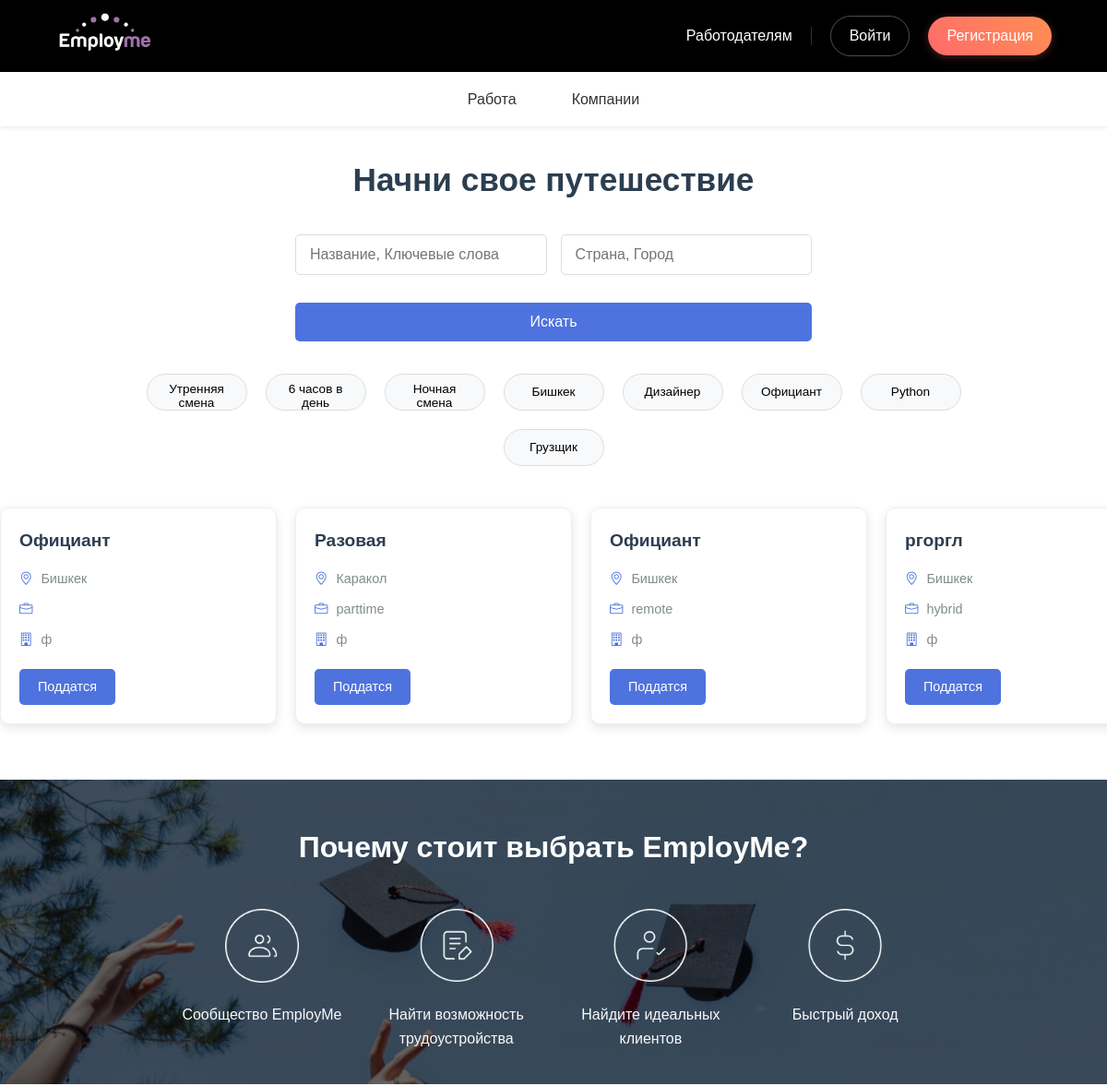
Before: / (upper part) with the older database file.
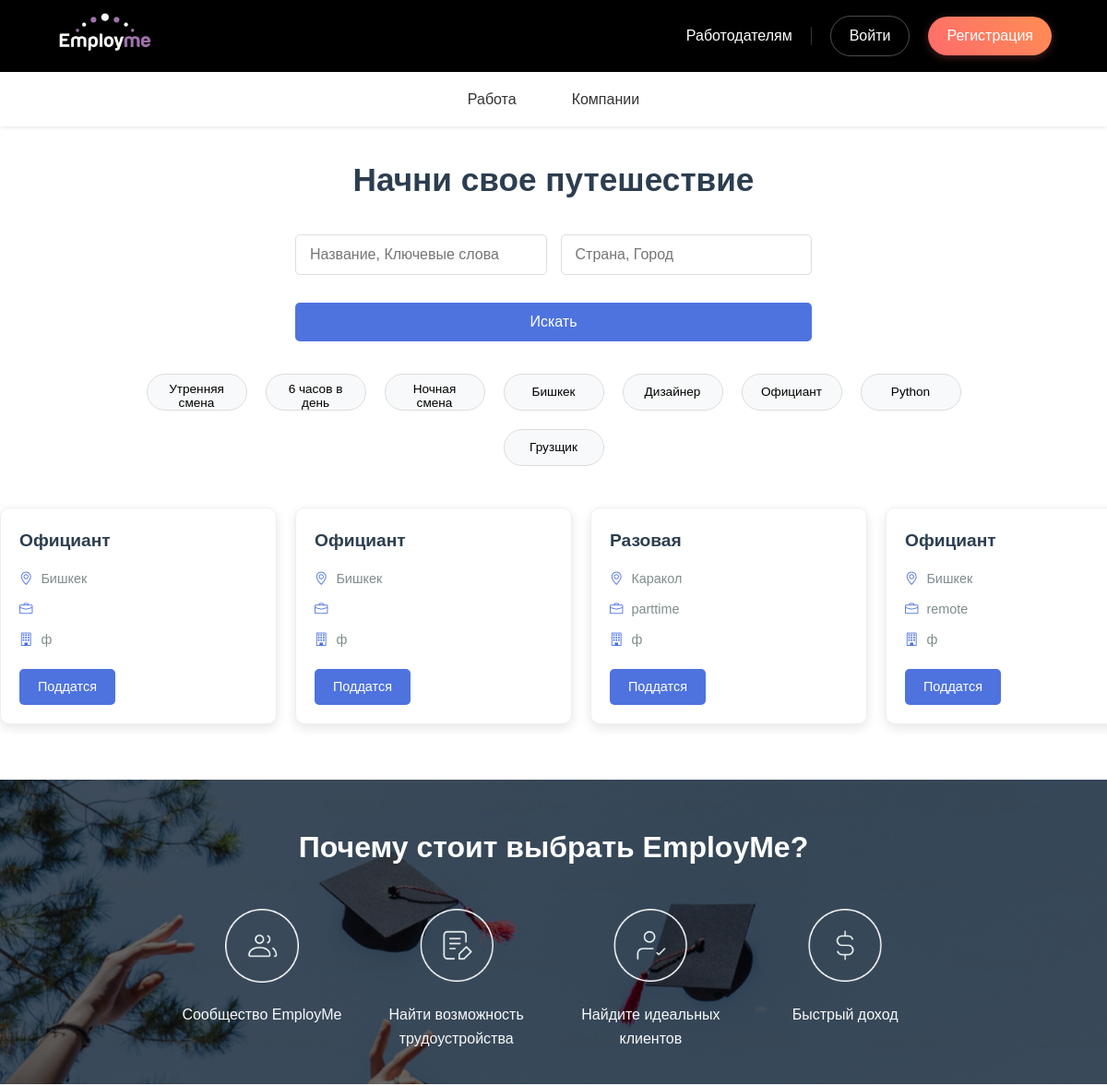
After: the same page with the newer database file.
### app.py (models this page shows, shortened)
class JobOffer(db.Model):
    __tablename__ = 'job_offers'
    id = db.Column(db.Integer, primary_key=True)
    job_title = db.Column(db.String(100), nullable=False)
    location = db.Column(db.String(100), nullable=False)
    category = db.Column(db.String(100), nullable=False)
    job_type = db.Column(db.String(50), nullable=False)
    describe_position = db.Column(db.Text)
    unique_journey = db.Column(db.Text)
    employee_expectations = db.Column(db.Text)
    employee_contribution = db.Column(db.Text)
    team_description = db.Column(db.Text)
    interview_process = db.Column(db.Text)
    salary_range = db.Column(db.String(100))
    benefits = db.Column(db.Text)
    payment_frequency = db.Column(db.String(50))
    user_id = db.Column(db.Integer, db.ForeignKey('users.id'))  # внешний ключ
    user = db.relationship('User', back_populates='posted_jobs')  # это и есть нужное свойство
    company_id = db.Column(db.Integer, db.ForeignKey('companies.id'), nullable=False)
    company = db.relationship('Company', back_populates='job_offers')
    author = db.relationship('User', back_populates='job_offers')  # Changed from 'posted_jobs'
    applications = db.relationship('Application', back_populates='job_offer', lazy=True)

class Company(db.Model):
    __tablename__ = 'companies'
    id = db.Column(db.Integer, primary_key=True)
    name = db.Column(db.String(100), nullable=False)
    website = db.Column(db.String(200))
    about = db.Column(db.Text)
    photo = db.Column(db.String(200))
    size = db.Column(db.Integer)
    contact_info = db.Column(db.Text, nullable=False)
    document = db.Column(db.String(200))
    created_at = db.Column(db.DateTime, default=datetime.utcnow)
    username = db.Column(db.String(80), unique=True, nullable=False)
    password = db.Column(db.String(256), nullable=False)
    job_offers = db.relationship('JobOffer', back_populates='company', lazy=True)
    employees = db.relationship('CompanyEmployee', back_populates='company', lazy=True)

### app.py (the view)
@app.route('/')
def home():
    conn = get_db_connection()
    cursor = conn.cursor()
    cursor.execute("""
        SELECT job_offers.*, companies.name as company_name
        FROM job_offers
        JOIN companies ON job_offers.company_id = companies.id
        ORDER BY job_offers.id DESC
        LIMIT 10
    """)
    jobs = cursor.fetchall()
    cursor.execute("SELECT name, website FROM companies ORDER BY created_at DESC LIMIT 10")
    partners = cursor.fetchall()
    conn.close()
    return render_template('home.html',
                           partners=partners,
                           jobs=jobs,
                           search_active=False)

### app.py (called while the page is built, shortened)
@app.before_request
def create_admin_if_needed():
    global admin_created

@app.context_processor
def inject_user():
    return dict(current_user=current_user)

def get_db_connection():
    conn = sqlite3.connect("mydatabase.db")
    conn.row_factory = sqlite3.Row
    return conn

### templates/home.html (shortened to what this page needs)
<!DOCTYPE html>
<html lang="en">
<head>
    <link rel="stylesheet" href="{{ url_for('static', filename='css/styles.css') }}">
    <link rel="stylesheet" href="https://cdn.jsdelivr.net/npm/swiper@11/swiper-bundle.min.css"/>
    <link rel="stylesheet" href="https://cdn.jsdelivr.net/npm/bootstrap-icons@1.10.0/font/bootstrap-icons.css">
</head>
<body>
    {% extends 'base.html' %}
    {% block content %}
    <h1 style="text-align: center; margin-top: 30px; font-size: 2.2rem; color: #2c3e50;">Начни свое путешествие</h1>
    <form class="search-form" action="{{ url_for('search_jobs_route') }}" method="GET">
        <div class="search-row">
            <input
                type="text"
                class="search-input"
                name="query"
                placeholder="Название, Ключевые слова"
                aria-label="Job search"
                value="{{ request.args.get('query', '') }}"
            >
            <input
                type="text"
                class="search-input"
                name="location"
                placeholder="Страна, Город"
                aria-label="Location"
                value="{{ request.args.get('location', '') }}"
            >
        </div>
        <button type="submit" class="search-button">Искать</button>
    </form>
    <form method="GET" action="{{ url_for('search_jobs_route') }}">
        <div class="filter-tags">
          {% for t in ['Утренняя смена', '6 часов в день', 'Ночная смена'] %}
            <button type="submit" name="job_type" value="{{ t }}"
                    class="filter-button {% if request.args.get('job_type') == t %}active{% endif %}">
              {{ t }}
            </button>
          {% endfor %}
          {% for loc in ['Бишкек'] %}
            <button type="submit" name="location" value="{{ loc }}"
                    class="filter-button {% if request.args.get('location') == loc %}active{% endif %}">
              {{ loc }}
            </button>
          {% endfor %}
          {% for title in ['Дизайнер', 'Официант','Python', 'Грузщик'] %}
            <button type="submit" name="query" value="{{ title }}"
                    class="filter-button {% if request.args.get('query') == title %}active{% endif %}">
              {{ title }}
            </button>
          {% endfor %}
        </div>
      </form>
      <div class="snap-slider">
        {% for job in jobs %}
          <div class="snap-slide job-card">
            <h3>{{ job.job_title }}</h3>
            <p><i class="bi bi-geo-alt"></i> {{ job.location }}</p>
            <p><i class="bi bi-briefcase"></i> {{ job.job_type }}</p>
            <p><i class="bi bi-building"></i> {{ job.company_name }}</p>
            <a href="{{ url_for('apply_for_job', job_id=job.id) }}" class="apply-button">Поддатся</a>
          </div>
        {% endfor %}
      </div>
    <section class="why-choose">
        <div class="overlay">
          <div class="content-box">
            <div class="why-row">
              <div class="why-text">
                <h2>Почему стоит выбрать EmployMe?</h2>
              </div>
              <div class="reasons">
                <div class="reason">
                    <img src="{{ url_for('static', filename='images/why1.png') }}" alt="Community">
                  <p>Сообщество EmployMe</p>
                </div>
                <div class="reason">
                    <img src="{{ url_for('static', filename='images/why2.png') }}" alt="Opportunities">
                  <p>Найти возможность трудоустройства</p>
                </div>
                <div class="reason">
                    <img src="{{ url_for('static', filename='images/why3.png') }}" alt="Clients">
                  <p>Найдите идеальных клиентов</p>
                </div>
                <div class="reason">
                    <img src="{{ url_for('static', filename='images/why4.png') }}" alt="Income">
                  <p>Быстрый доход</p>
                </div>
              </div>
            </div>
          </div>
        </div>
      </section>
    {% include "_footer.html" %}
    {% endblock %}

Changed rows visible on the page:
no longer on this page (row unchanged): JobOffer: job_title "ргоргл", location "Бишкек", job_type "hybrid", company_name "ф"
added JobOffer: job_title "Официант", location "Бишкек", company_name "ф"
